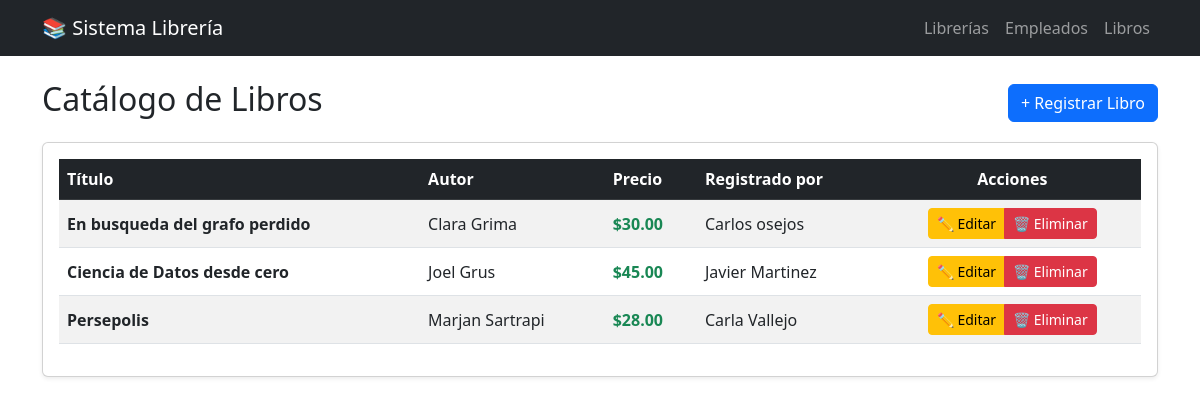
The app's page /libros/ with its own data.
### gestionLib/models.py (models this page shows, shortened)
class Libro(models.Model):
    titulo_libro = models.CharField(max_length=200)
    autor_principal = models.CharField(max_length=200)
    genero_lit = models.CharField(max_length=200)
    precio_venta = models.DecimalField(max_digits=10, decimal_places=2)
    numero_paginas = models.IntegerField()
    empleado = models.ForeignKey(Empleado, on_delete=models.CASCADE,verbose_name="registrado por")

class Empleado(models.Model):
    nombre_completo = models.CharField(max_length = 200)
    cargo_empleado = models.CharField (max_length=100, help_text= "Ejemp: Vendedor, Cajero")
    salario_mensual = models.DecimalField(max_digits=10, decimal_places=2)
    libreria = models.ForeignKey(Libreria, on_delete=models.CASCADE, related_name="empleados")

### gestionLib/views.py (the view)
# urls.py: path('libros/', views.listar_libros, name='listar_libros'),
def listar_libros(request):
    libros = Libro.objects.all()
    return render(request, 'gestionLib/listarLibros.html', {'libros': libros})

### gestionLib/templates/gestionLib/listarLibros.html
{% extends 'gestionLib/base.html' %}
{% block contenido %}
    <div class="d-flex justify-content-between align-items-center mb-3">
        <h2>Catálogo de Libros</h2>
        <a href="{% url 'crear_libro' %}" class="btn btn-primary">
            + Registrar Libro
        </a>
    </div>
    <div class="card shadow-sm">
        <div class="card-body">
            <table class="table table-striped table-hover align-middle">
                <thead class="table-dark">
                    <tr>
                        <th>Título</th>
                        <th>Autor</th>
                        <th>Precio</th>
                        <th>Registrado por</th>
                        <th class="text-center">Acciones</th> </tr>
                </thead>
                <tbody>
                    {% for l in libros %}
                    <tr>
                        <td class="fw-bold">{{ l.titulo_libro }}</td>
                        <td>{{ l.autor_principal }}</td>
                        <td class="text-success fw-bold">${{ l.precio_venta }}</td>
                        <td>{{ l.empleado.nombre_completo }}</td>
                        <td class="text-center">
                            <div class="btn-group" role="group">
                                <a href="{% url 'editar_libro' l.id %}" class="btn btn-sm btn-warning">
                                    ✏️ Editar
                                </a>
                                <a href="{% url 'eliminar_libro' l.id %}" class="btn btn-sm btn-danger">
                                    🗑️ Eliminar
                                </a>
                            </div>
                        </td>
                    </tr>
                    {% empty %}
                    <tr>
                        <td colspan="5" class="text-center text-muted">No hay libros registrados.</td>
                    </tr>
                    {% endfor %}
                </tbody>
            </table>
        </div>
    </div>
{% endblock %}

### records on screen
Libro: titulo_libro "En busqueda del grafo perdido", autor_principal "Clara Grima", precio_venta "30.00", empleado.nombre_completo "Carlos osejos"
Libro: titulo_libro "Ciencia de Datos desde cero", autor_principal "Joel Grus", precio_venta "45.00", empleado.nombre_completo "Javier Martinez"
Libro: titulo_libro "Persepolis", autor_principal "Marjan Sartrapi", precio_venta "28.00", empleado.nombre_completo "Carla Vallejo"
